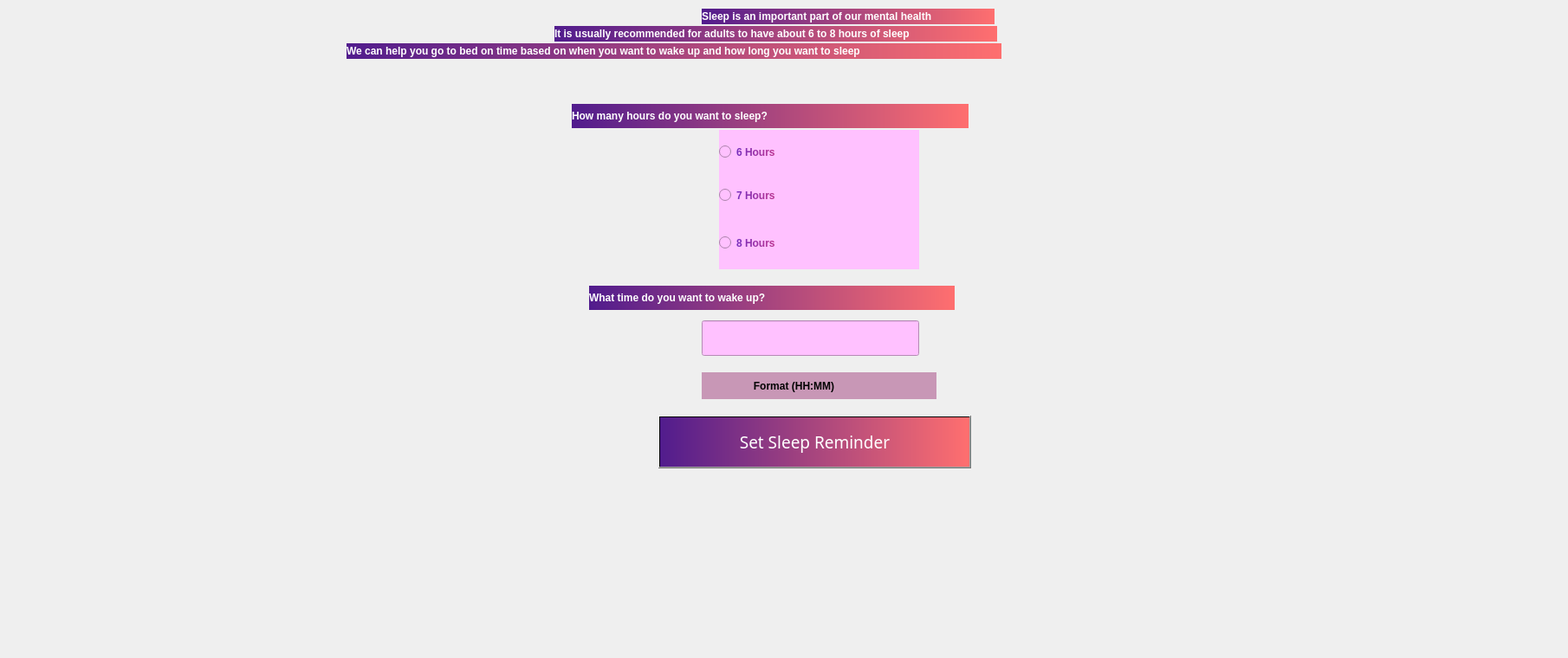
    <widget class="QWidget" name="tab_7">
     <attribute name="title">
      <string>Sleep reminder</string>
     </attribute>
     <widget class="QLabel" name="sleep_bg">
      <property name="geometry">
       <rect>
        <x>-560</x>
        <y>-10</y>
        <width>1801</width>
        <height>751</height>
       </rect>
      </property>
      <property name="text">
       <string/>
      </property>
      <property name="pixmap">
       <pixmap>../Python/BG/sleep.jpg</pixmap>
      </property>
      <property name="scaledContents">
       <bool>true</bool>
      </property>
     </widget>
     <widget class="QPushButton" name="sleep_btn">
      <property name="geometry">
       <rect>
        <x>760</x>
        <y>480</y>
        <width>361</width>
        <height>61</height>
       </rect>
      </property>
      <property name="font">
       <font>
        <family>Berlin Sans FB Demi</family>
        <pointsize>14</pointsize>
        <weight>9</weight>
        <italic>false</italic>
        <bold>false</bold>
       </font>
      </property>
      <property name="toolTip">
       <string>&lt;html&gt;&lt;head/&gt;&lt;body&gt;&lt;p&gt;&lt;span style=&quot; font-size:8pt; font-weight:600;&quot;&gt;Turn on&lt;/span&gt;&lt;/p&gt;&lt;/body&gt;&lt;/html&gt;</string>
      </property>
      <property name="styleSheet">
       <string notr="true">background-color: qlineargradient(spread:pad, x1:0, y1:0, x2:1, y2:0, stop:0 rgba(81, 28, 141, 255), stop:1 rgba(255, 111, 111, 255));
font: 75 14pt &quot;Berlin Sans FB Demi&quot;;
color: rgb(255, 255, 255);</string>
      </property>
      <property name="text">
       <string>Set Sleep Reminder</string>
      </property>
     </widget>
     <widget class="QLabel" name="information_label_3">
      <property name="geometry">
       <rect>
        <x>810</x>
        <y>10</y>
        <width>338</width>
        <height>18</height>
       </rect>
      </property>
      <property name="styleSheet">
       <string notr="true">background-color: qlineargradient(spread:pad, x1:0, y1:0, x2:1, y2:0, stop:0 rgba(81, 28, 141, 255), stop:1 rgba(255, 111, 111, 255));
font: 75 9.7pt &quot;Berlin Sans FB Demi&quot;;
font-weight: bold;
color: rgb(255, 255, 255);</string>
      </property>
      <property name="text">
       <string>Sleep is an important part of our mental health</string>
      </property>
     </widget>
     <widget class="QLabel" name="information_label_4">
      <property name="geometry">
       <rect>
        <x>640</x>
        <y>30</y>
        <width>511</width>
        <height>18</height>
       </rect>
      </property>
      <property name="styleSheet">
       <string notr="true">background-color: qlineargradient(spread:pad, x1:0, y1:0, x2:1, y2:0, stop:0 rgba(81, 28, 141, 255), stop:1 rgba(255, 111, 111, 255));
font: 75 9.7pt &quot;Berlin Sans FB Demi&quot;;
font-weight: bold;
color: rgb(255, 255, 255);</string>
      </property>
      <property name="text">
       <string>It is usually recommended for adults to have about 6 to 8 hours of sleep</string>
      </property>
     </widget>
     <widget class="QLabel" name="information_label_5">
      <property name="geometry">
       <rect>
        <x>400</x>
        <y>50</y>
        <width>756</width>
        <height>18</height>
       </rect>
      </property>
      <property name="styleSheet">
       <string notr="true">background-color: qlineargradient(spread:pad, x1:0, y1:0, x2:1, y2:0, stop:0 rgba(81, 28, 141, 255), stop:1 rgba(255, 111, 111, 255));
font: 75 9.7pt &quot;Berlin Sans FB Demi&quot;;
font-weight: bold;
color: rgb(255, 255, 255);</string>
      </property>
      <property name="text">
       <string>We can help you go to bed on time based on when you want to wake up and how long you want to sleep</string>
      </property>
     </widget>
     <widget class="QRadioButton" name="hours_6">
      <property name="geometry">
       <rect>
        <x>830</x>
        <y>150</y>
        <width>231</width>
        <height>51</height>
       </rect>
      </property>
      <property name="styleSheet">
       <string notr="true">font: 75 9.7pt &quot;Berlin Sans FB Demi&quot;;
font-weight: bold;
color: qlineargradient(spread:pad, x1:0, y1:0, x2:1, y2:0, stop:0 rgba(111, 39, 186, 241), stop:0.994737 rgba(170, 20, 119, 209));
background-color: rgb(255, 193, 255);</string>
      </property>
      <property name="text">
       <string>6 Hours</string>
      </property>
     </widget>
     <widget class="QRadioButton" name="hours_7">
      <property name="geometry">
       <rect>
        <x>830</x>
        <y>200</y>
        <width>231</width>
        <height>51</height>
       </rect>
      </property>
      <property name="styleSheet">
       <string notr="true">font: 75 9.7pt &quot;Berlin Sans FB Demi&quot;;
font-weight: bold;
color: qlineargradient(spread:pad, x1:0, y1:0, x2:1, y2:0, stop:0 rgba(111, 39, 186, 241), stop:0.994737 rgba(170, 20, 119, 209));
background-color: rgb(255, 193, 255);</string>
      </property>
      <property name="text">
       <string>7 Hours</string>
      </property>
     </widget>
     <widget class="QRadioButton" name="hours_8">
      <property name="geometry">
       <rect>
        <x>830</x>
        <y>250</y>
        <width>231</width>
        <height>61</height>
       </rect>
      </property>
      <property name="styleSheet">
       <string notr="true">font: 75 9.7pt &quot;Berlin Sans FB Demi&quot;;
font-weight: bold;
color: qlineargradient(spread:pad, x1:0, y1:0, x2:1, y2:0, stop:0 rgba(111, 39, 186, 241), stop:0.994737 rgba(170, 20, 119, 209));
background-color: rgb(255, 193, 255);</string>
      </property>
      <property name="text">
       <string>8 Hours</string>
      </property>
     </widget>
     <widget class="QLineEdit" name="wake_up_time">
      <property name="geometry">
       <rect>
        <x>810</x>
        <y>370</y>
        <width>251</width>
        <height>41</height>
       </rect>
      </property>
      <property name="styleSheet">
       <string notr="true">background-color: rgb(255, 193, 255);</string>
      </property>
      <property name="text">
       <string/>
      </property>
     </widget>
     <widget class="QLabel" name="information_label_6">
      <property name="geometry">
       <rect>
        <x>680</x>
        <y>330</y>
        <width>422</width>
        <height>28</height>
       </rect>
      </property>
      <property name="styleSheet">
       <string notr="true">background-color: qlineargradient(spread:pad, x1:0, y1:0, x2:1, y2:0, stop:0 rgba(81, 28, 141, 255), stop:1 rgba(255, 111, 111, 255));
font: 75 14pt &quot;MS Shell Dlg 2&quot;;
font-weight: bold;
color: rgb(255, 255, 255);</string>
      </property>
      <property name="text">
       <string>What time do you want to wake up?</string>
      </property>
     </widget>
     <widget class="QLabel" name="information_label_7">
      <property name="geometry">
       <rect>
        <x>660</x>
        <y>120</y>
        <width>458</width>
        <height>28</height>
       </rect>
      </property>
      <property name="styleSheet">
       <string notr="true">background-color: qlineargradient(spread:pad, x1:0, y1:0, x2:1, y2:0, stop:0 rgba(81, 28, 141, 255), stop:1 rgba(255, 111, 111, 255));
font: 75 14pt &quot;MS Shell Dlg 2&quot;;
font-weight: bold;
color: rgb(255, 255, 255);</string>
      </property>
      <property name="text">
       <string>How many hours do you want to sleep?</string>
      </property>
     </widget>
     <widget class="QLabel" name="wake_up_time_format">
      <property name="geometry">
       <rect>
        <x>810</x>
        <y>430</y>
        <width>271</width>
        <height>31</height>
       </rect>
      </property>
      <property name="styleSheet">
       <string notr="true">color: qlineargradient(spread:pad, x1:0, y1:0, x2:1, y2:0, stop:0 rgba(0, 0, 0, 227), stop:0.994737 rgba(0, 0, 0, 252));
font: 75 9.7pt &quot;Berlin Sans FB Demi&quot;;
font-weight: bold;
background-color: rgb(200, 151, 182);</string>
      </property>
      <property name="text">
       <string>                  Format (HH:MM)</string>
      </property>
     </widget>
    </widget>
